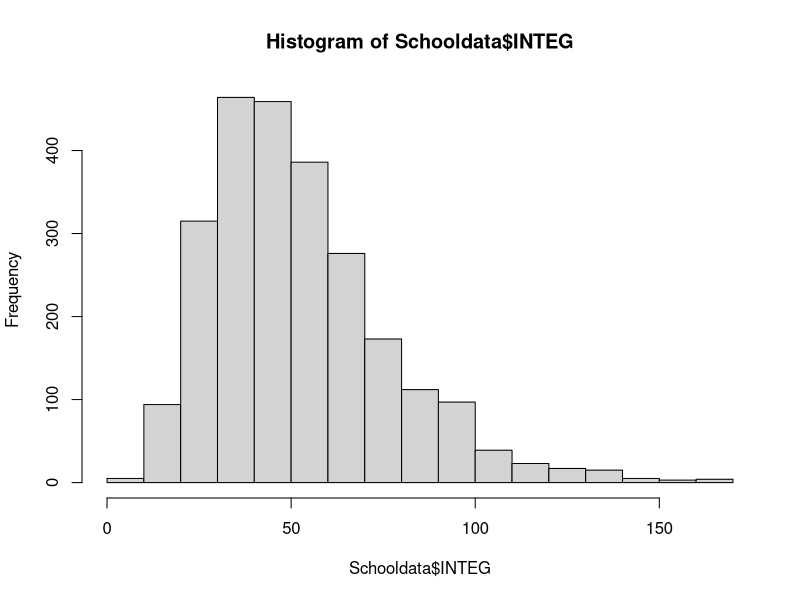
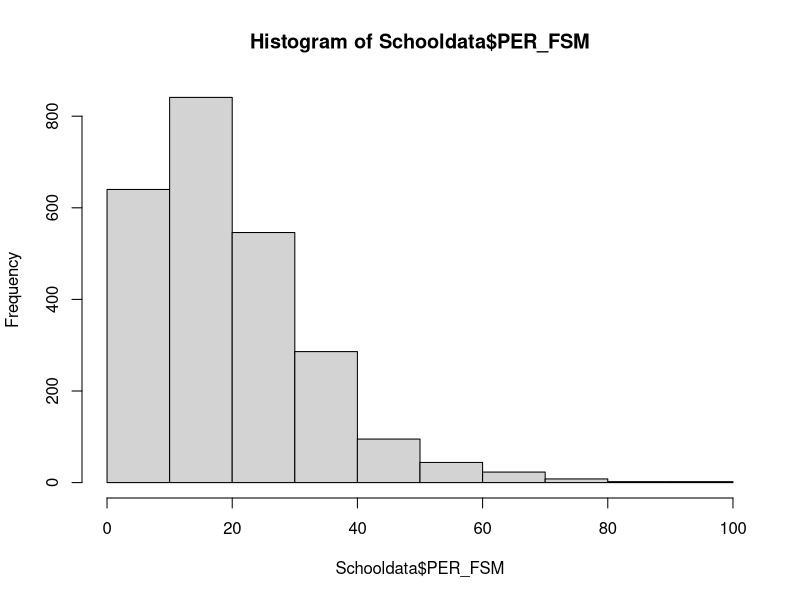
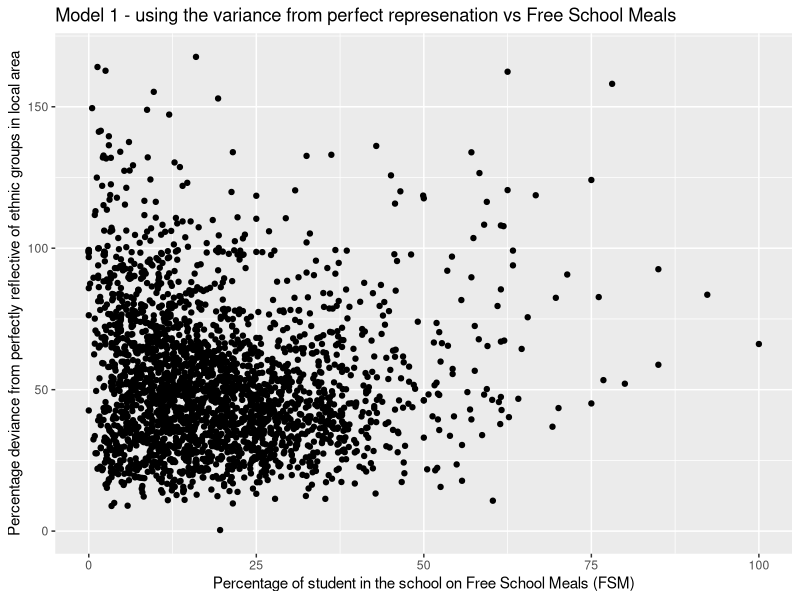
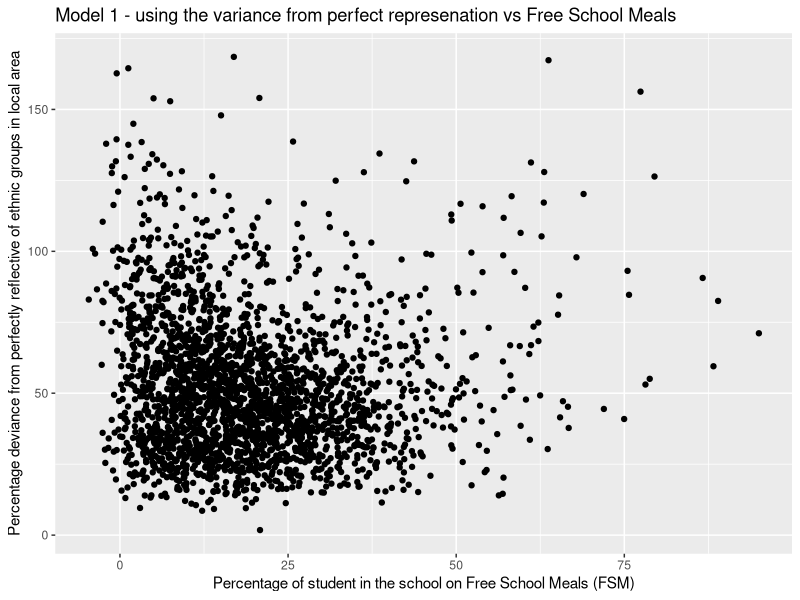
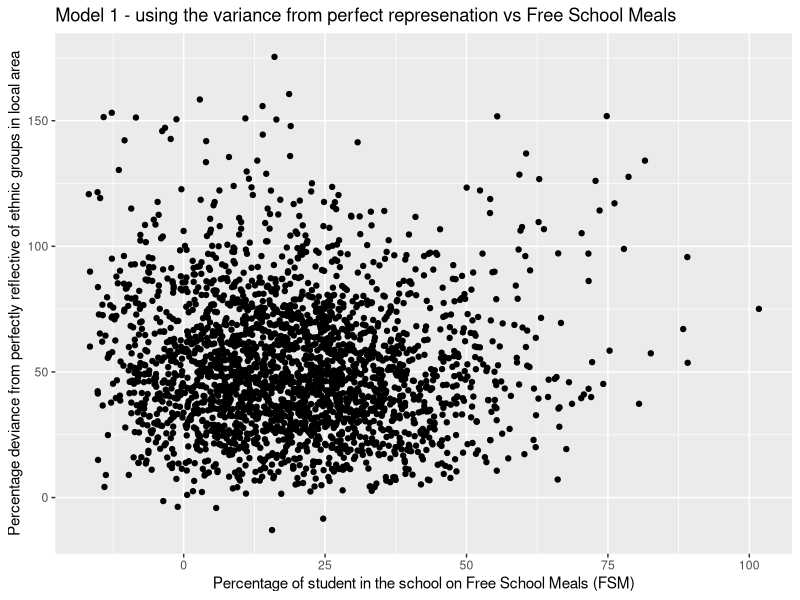
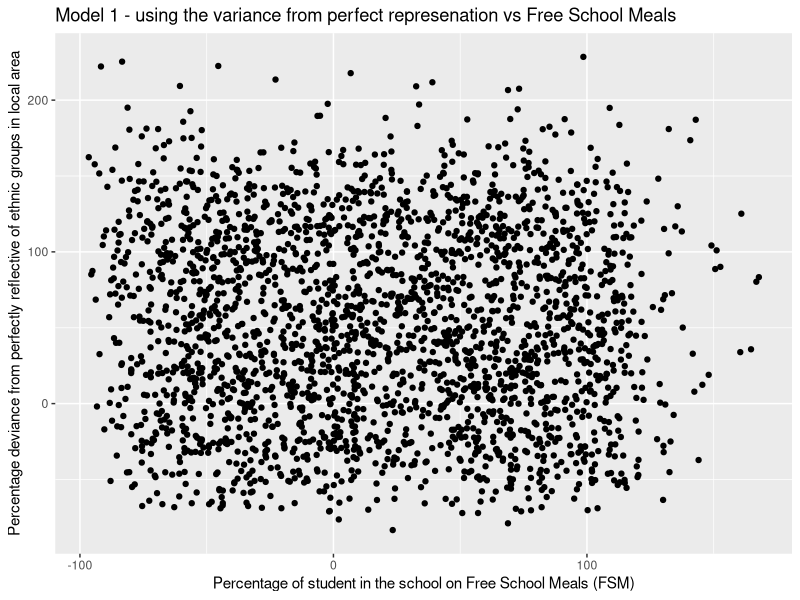
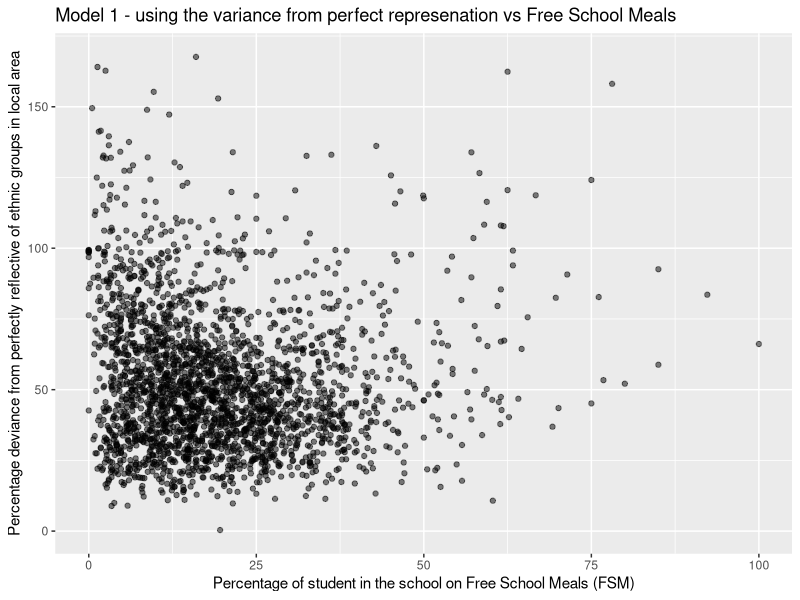
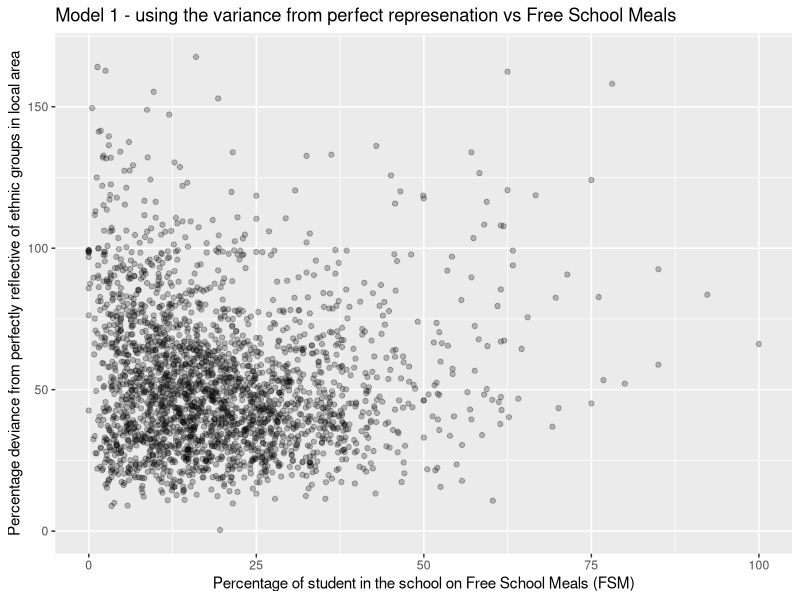

Recreate these plots in R, in order.
## ---- chunk 1
library(tidyverse)

Schooldata <- read.csv("data/Clean data set.csv")

head(Schooldata)
## ---- chunk 2
# Histogram of ouput variable (INTEG)
hist(Schooldata$INTEG)

# Histogram of predictor variable (PER_FSM)
hist(Schooldata$PER_FSM)

# Scatterplot of ouput variable (INTEG) on predictor (FSM)
ggplot(Schooldata, aes(x = PER_FSM, y = INTEG)) +
  geom_point() +
  labs(title= "Model 1 - using the variance from perfect represenation vs Free School Meals",
       x = "Percentage of student in the school on Free School Meals (FSM)",
       y = "Percentage deviance from perfectly reflective of ethnic groups in local area")

fit1 <- lm(INTEG ~ PER_FSM, data=Schooldata)
summary(fit1)
## ---- chunk 3

ggplot(Schooldata, aes(x = PER_FSM, y = INTEG)) +
  geom_jitter(width = 5, height=5) +
  labs(title= "Model 1 - using the variance from perfect represenation vs Free School Meals",
       x = "Percentage of student in the school on Free School Meals (FSM)",
       y = "Percentage deviance from perfectly reflective of ethnic groups in local area")

ggplot(Schooldata, aes(x = PER_FSM, y = INTEG)) +
  geom_jitter(width = 20, height=20) +
  labs(title= "Model 1 - using the variance from perfect represenation vs Free School Meals",
       x = "Percentage of student in the school on Free School Meals (FSM)",
       y = "Percentage deviance from perfectly reflective of ethnic groups in local area")

ggplot(Schooldata, aes(x = PER_FSM, y = INTEG)) +
  geom_jitter(width = 100, height=100) +
  labs(title= "Model 1 - using the variance from perfect represenation vs Free School Meals",
       x = "Percentage of student in the school on Free School Meals (FSM)",
       y = "Percentage deviance from perfectly reflective of ethnic groups in local area")

## ---- chunk 4

a = 1:10
a
jitter( a )
jitter( a, factor = 0.5 )
jitter( a, factor = 0.0005 )


## Try alpha

ggplot(Schooldata, aes(x = PER_FSM, y = INTEG)) +
  geom_point(alpha = 0.5) +
  labs(title= "Model 1 - using the variance from perfect represenation vs Free School Meals",
       x = "Percentage of student in the school on Free School Meals (FSM)",
       y = "Percentage deviance from perfectly reflective of ethnic groups in local area")

ggplot(Schooldata, aes(x = PER_FSM, y = INTEG)) +
  geom_point(alpha = 0.25) +
  labs(title= "Model 1 - using the variance from perfect represenation vs Free School Meals",
       x = "Percentage of student in the school on Free School Meals (FSM)",
       y = "Percentage deviance from perfectly reflective of ethnic groups in local area")

ggplot(Schooldata, aes(x = PER_FSM, y = INTEG)) +
  geom_point(alpha = 0.05) +
  labs(title= "Model 1 - using the variance from perfect represenation vs Free School Meals",
       x = "Percentage of student in the school on Free School Meals (FSM)",
       y = "Percentage deviance from perfectly reflective of ethnic groups in local area")
## ---- chunk 5
ggplot(Schooldata,aes(x = PER_FSM, y = INTEG))+
  stat_density2d(aes(alpha=..level..), geom="polygon") +
  labs(title= "Model 1 - using the variance from perfect represenation vs Free School Meals",
       x = "Percentage of student in the school on Free School Meals (FSM)",
       y = "Percentage deviance from perfectly reflective of ethnic groups in local area") +
  geom_point(colour="red",alpha=0.05)+
  theme_bw()

